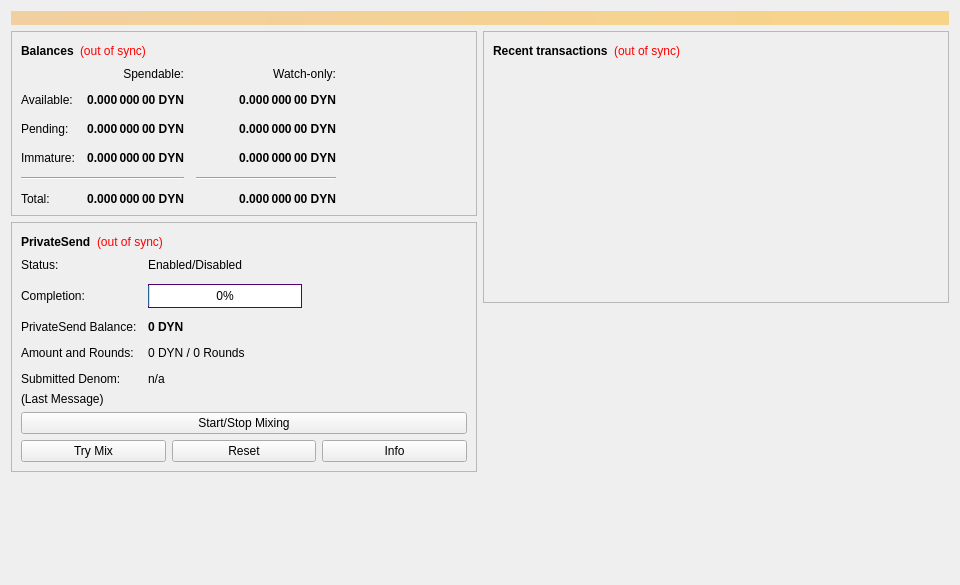
<?xml version="1.0" encoding="UTF-8"?>
<ui version="4.0">
 <class>OverviewPage</class>
 <widget class="QWidget" name="OverviewPage">
  <property name="geometry">
   <rect>
    <x>0</x>
    <y>0</y>
    <width>960</width>
    <height>585</height>
   </rect>
  </property>
  <property name="minimumSize">
   <size>
    <width>960</width>
    <height>0</height>
   </size>
  </property>
  <property name="windowTitle">
   <string>Form</string>
  </property>
  <layout class="QVBoxLayout" name="topLayout">
   <item>
    <widget class="QLabel" name="labelAlerts">
     <property name="visible">
      <bool>false</bool>
     </property>
     <property name="styleSheet">
      <string notr="true">background-color: qlineargradient(x1: 0, y1: 0, x2: 1, y2: 0, stop:0 #F0D0A0, stop:1 #F8D488); color:#000000;</string>
     </property>
     <property name="wordWrap">
      <bool>true</bool>
     </property>
     <property name="margin">
      <number>3</number>
     </property>
    </widget>
   </item>
   <item>
    <layout class="QHBoxLayout" name="horizontalLayout" stretch="1,1">
     <item>
      <layout class="QVBoxLayout" name="verticalLayout_2">
       <item>
        <widget class="QFrame" name="frame">
         <property name="frameShape">
          <enum>QFrame::StyledPanel</enum>
         </property>
         <property name="frameShadow">
          <enum>QFrame::Raised</enum>
         </property>
         <layout class="QVBoxLayout" name="verticalLayout_4">
          <item>
           <layout class="QHBoxLayout" name="horizontalLayout_4">
            <item>
             <widget class="QLabel" name="label_5">
              <property name="font">
               <font>
                <weight>75</weight>
                <bold>true</bold>
               </font>
              </property>
              <property name="text">
               <string>Balances</string>
              </property>
             </widget>
            </item>
            <item>
             <widget class="QLabel" name="labelWalletStatus">
              <property name="cursor">
               <cursorShape>WhatsThisCursor</cursorShape>
              </property>
              <property name="toolTip">
               <string>The displayed information may be out of date. Your wallet automatically synchronizes with the Dynamic network after a connection is established, but this process has not completed yet.</string>
              </property>
              <property name="styleSheet">
               <string notr="true">QLabel { color: red; }</string>
              </property>
              <property name="text">
               <string notr="true">(out of sync)</string>
              </property>
              <property name="alignment">
               <set>Qt::AlignLeading|Qt::AlignLeft|Qt::AlignVCenter</set>
              </property>
             </widget>
            </item>
            <item>
             <spacer name="horizontalSpacer_3">
              <property name="orientation">
               <enum>Qt::Horizontal</enum>
              </property>
              <property name="sizeHint" stdset="0">
               <size>
                <width>40</width>
                <height>20</height>
               </size>
              </property>
             </spacer>
            </item>
           </layout>
          </item>
          <item>
           <layout class="QGridLayout" name="gridLayout">
            <property name="spacing">
             <number>12</number>
            </property>
            <item row="2" column="2">
             <widget class="QLabel" name="labelWatchPending">
              <property name="font">
               <font>
                <weight>75</weight>
                <bold>true</bold>
               </font>
              </property>
              <property name="cursor">
               <cursorShape>IBeamCursor</cursorShape>
              </property>
              <property name="toolTip">
               <string>Unconfirmed transactions to watch-only addresses</string>
              </property>
              <property name="text">
               <string notr="true">0.000 000 00 DYN</string>
              </property>
              <property name="alignment">
               <set>Qt::AlignRight|Qt::AlignTrailing|Qt::AlignVCenter</set>
              </property>
              <property name="textInteractionFlags">
               <set>Qt::LinksAccessibleByMouse|Qt::TextSelectableByKeyboard|Qt::TextSelectableByMouse</set>
              </property>
             </widget>
            </item>
            <item row="2" column="1">
             <widget class="QLabel" name="labelUnconfirmed">
              <property name="font">
               <font>
                <weight>75</weight>
                <bold>true</bold>
               </font>
              </property>
              <property name="cursor">
               <cursorShape>IBeamCursor</cursorShape>
              </property>
              <property name="toolTip">
               <string>Total of transactions that have yet to be confirmed, and do not yet count toward the spendable balance</string>
              </property>
              <property name="text">
               <string notr="true">0.000 000 00 DYN</string>
              </property>
              <property name="alignment">
               <set>Qt::AlignRight|Qt::AlignTrailing|Qt::AlignVCenter</set>
              </property>
              <property name="textInteractionFlags">
               <set>Qt::LinksAccessibleByMouse|Qt::TextSelectableByKeyboard|Qt::TextSelectableByMouse</set>
              </property>
             </widget>
            </item>
            <item row="3" column="2">
             <widget class="QLabel" name="labelWatchImmature">
              <property name="font">
               <font>
                <weight>75</weight>
                <bold>true</bold>
               </font>
              </property>
              <property name="cursor">
               <cursorShape>IBeamCursor</cursorShape>
              </property>
              <property name="toolTip">
               <string>Mined balance in watch-only addresses that has not yet matured</string>
              </property>
              <property name="text">
               <string notr="true">0.000 000 00 DYN</string>
              </property>
              <property name="alignment">
               <set>Qt::AlignRight|Qt::AlignTrailing|Qt::AlignVCenter</set>
              </property>
              <property name="textInteractionFlags">
               <set>Qt::LinksAccessibleByMouse|Qt::TextSelectableByKeyboard|Qt::TextSelectableByMouse</set>
              </property>
             </widget>
            </item>
            <item row="4" column="0" colspan="2">
             <widget class="Line" name="lineSpendableBalance">
              <property name="orientation">
               <enum>Qt::Horizontal</enum>
              </property>
             </widget>
            </item>
            <item row="4" column="2">
             <widget class="Line" name="lineWatchBalance">
              <property name="sizePolicy">
               <sizepolicy hsizetype="Preferred" vsizetype="Fixed">
                <horstretch>0</horstretch>
                <verstretch>0</verstretch>
               </sizepolicy>
              </property>
              <property name="minimumSize">
               <size>
                <width>140</width>
                <height>0</height>
               </size>
              </property>
              <property name="orientation">
               <enum>Qt::Horizontal</enum>
              </property>
             </widget>
            </item>
            <item row="5" column="0">
             <widget class="QLabel" name="labelTotalText">
              <property name="text">
               <string>Total:</string>
              </property>
             </widget>
            </item>
            <item row="3" column="1">
             <widget class="QLabel" name="labelImmature">
              <property name="font">
               <font>
                <weight>75</weight>
                <bold>true</bold>
               </font>
              </property>
              <property name="cursor">
               <cursorShape>IBeamCursor</cursorShape>
              </property>
              <property name="toolTip">
               <string>Mined balance that has not yet matured</string>
              </property>
              <property name="text">
               <string notr="true">0.000 000 00 DYN</string>
              </property>
              <property name="alignment">
               <set>Qt::AlignRight|Qt::AlignTrailing|Qt::AlignVCenter</set>
              </property>
              <property name="textInteractionFlags">
               <set>Qt::LinksAccessibleByMouse|Qt::TextSelectableByKeyboard|Qt::TextSelectableByMouse</set>
              </property>
             </widget>
            </item>
            <item row="2" column="3">
             <spacer name="horizontalSpacer_2">
              <property name="orientation">
               <enum>Qt::Horizontal</enum>
              </property>
              <property name="sizeHint" stdset="0">
               <size>
                <width>40</width>
                <height>20</height>
               </size>
              </property>
             </spacer>
            </item>
            <item row="3" column="0">
             <widget class="QLabel" name="labelImmatureText">
              <property name="text">
               <string>Immature:</string>
              </property>
             </widget>
            </item>
            <item row="5" column="1">
             <widget class="QLabel" name="labelTotal">
              <property name="font">
               <font>
                <weight>75</weight>
                <bold>true</bold>
               </font>
              </property>
              <property name="cursor">
               <cursorShape>IBeamCursor</cursorShape>
              </property>
              <property name="toolTip">
               <string>Your current total balance</string>
              </property>
              <property name="text">
               <string notr="true">0.000 000 00 DYN</string>
              </property>
              <property name="alignment">
               <set>Qt::AlignRight|Qt::AlignTrailing|Qt::AlignVCenter</set>
              </property>
              <property name="textInteractionFlags">
               <set>Qt::LinksAccessibleByMouse|Qt::TextSelectableByKeyboard|Qt::TextSelectableByMouse</set>
              </property>
             </widget>
            </item>
            <item row="5" column="2">
             <widget class="QLabel" name="labelWatchTotal">
              <property name="font">
               <font>
                <weight>75</weight>
                <bold>true</bold>
               </font>
              </property>
              <property name="cursor">
               <cursorShape>IBeamCursor</cursorShape>
              </property>
              <property name="toolTip">
               <string>Current total balance in watch-only addresses</string>
              </property>
              <property name="text">
               <string notr="true">0.000 000 00 DYN</string>
              </property>
              <property name="alignment">
               <set>Qt::AlignRight|Qt::AlignTrailing|Qt::AlignVCenter</set>
              </property>
              <property name="textInteractionFlags">
               <set>Qt::LinksAccessibleByMouse|Qt::TextSelectableByKeyboard|Qt::TextSelectableByMouse</set>
              </property>
             </widget>
            </item>
            <item row="0" column="2">
             <widget class="QLabel" name="labelWatchonly">
              <property name="text">
               <string>Watch-only:</string>
              </property>
              <property name="alignment">
               <set>Qt::AlignRight|Qt::AlignTrailing|Qt::AlignVCenter</set>
              </property>
             </widget>
            </item>
            <item row="1" column="0">
             <widget class="QLabel" name="labelBalanceText">
              <property name="text">
               <string>Available:</string>
              </property>
             </widget>
            </item>
            <item row="1" column="1">
             <widget class="QLabel" name="labelBalance">
              <property name="font">
               <font>
                <weight>75</weight>
                <bold>true</bold>
               </font>
              </property>
              <property name="cursor">
               <cursorShape>IBeamCursor</cursorShape>
              </property>
              <property name="toolTip">
               <string>Your current spendable balance</string>
              </property>
              <property name="text">
               <string notr="true">0.000 000 00 DYN</string>
              </property>
              <property name="alignment">
               <set>Qt::AlignRight|Qt::AlignTrailing|Qt::AlignVCenter</set>
              </property>
              <property name="textInteractionFlags">
               <set>Qt::LinksAccessibleByMouse|Qt::TextSelectableByKeyboard|Qt::TextSelectableByMouse</set>
              </property>
             </widget>
            </item>
            <item row="1" column="2">
             <widget class="QLabel" name="labelWatchAvailable">
              <property name="font">
               <font>
                <weight>75</weight>
                <bold>true</bold>
               </font>
              </property>
              <property name="cursor">
               <cursorShape>IBeamCursor</cursorShape>
              </property>
              <property name="toolTip">
               <string>Your current balance in watch-only addresses</string>
              </property>
              <property name="text">
               <string notr="true">0.000 000 00 DYN</string>
              </property>
              <property name="alignment">
               <set>Qt::AlignRight|Qt::AlignTrailing|Qt::AlignVCenter</set>
              </property>
              <property name="textInteractionFlags">
               <set>Qt::LinksAccessibleByMouse|Qt::TextSelectableByKeyboard|Qt::TextSelectableByMouse</set>
              </property>
             </widget>
            </item>
            <item row="2" column="0">
             <widget class="QLabel" name="labelPendingText">
              <property name="text">
               <string>Pending:</string>
              </property>
             </widget>
            </item>
            <item row="0" column="1">
             <widget class="QLabel" name="labelSpendable">
              <property name="text">
               <string>Spendable:</string>
              </property>
              <property name="alignment">
               <set>Qt::AlignRight|Qt::AlignTrailing|Qt::AlignVCenter</set>
              </property>
             </widget>
            </item>
           </layout>
          </item>
         </layout>
        </widget>
       </item>
       <item>
        <widget class="QFrame" name="framePrivateSend">
         <property name="layoutDirection">
          <enum>Qt::LeftToRight</enum>
         </property>
         <property name="frameShape">
          <enum>QFrame::StyledPanel</enum>
         </property>
         <property name="frameShadow">
          <enum>QFrame::Raised</enum>
         </property>
         <layout class="QVBoxLayout" name="VerticalLayout_PS1">
          <item>
           <layout class="QHBoxLayout" name="horizontalLayout_5">
            <item>
             <widget class="QLabel" name="labelPrivateSendHeader">
              <property name="font">
               <font>
                <weight>75</weight>
                <bold>true</bold>
               </font>
              </property>
              <property name="text">
               <string>PrivateSend</string>
              </property>
             </widget>
            </item>
            <item>
             <widget class="QLabel" name="labelPrivateSendSyncStatus">
              <property name="toolTip">
               <string>The displayed information may be out of date. Your wallet automatically synchronizes with the Dynamic network after a connection is established, but this process has not completed yet.</string>
              </property>
              <property name="styleSheet">
               <string notr="true">QLabel { color: red; }</string>
              </property>
              <property name="text">
               <string notr="true">(out of sync)</string>
              </property>
              <property name="alignment">
               <set>Qt::AlignLeading|Qt::AlignLeft|Qt::AlignVCenter</set>
              </property>
             </widget>
            </item>
            <item>
             <spacer name="horizontalSpacer_4">
              <property name="orientation">
               <enum>Qt::Horizontal</enum>
              </property>
              <property name="sizeHint" stdset="0">
               <size>
                <width>40</width>
                <height>20</height>
               </size>
              </property>
             </spacer>
            </item>
           </layout>
          </item>
          <item>
           <layout class="QFormLayout" name="privateSendFormLayout">
            <property name="fieldGrowthPolicy">
             <enum>QFormLayout::AllNonFixedFieldsGrow</enum>
            </property>
            <property name="horizontalSpacing">
             <number>11</number>
            </property>
            <property name="verticalSpacing">
             <number>12</number>
            </property>
            <item row="0" column="1">
             <widget class="QLabel" name="labelPrivateSendEnabled">
              <property name="text">
               <string>Enabled/Disabled</string>
              </property>
             </widget>
            </item>
            <item row="1" column="0">
             <widget class="QLabel" name="labelCompletitionText">
              <property name="text">
               <string>Completion:</string>
              </property>
             </widget>
            </item>
            <item row="1" column="1">
             <widget class="QProgressBar" name="privateSendProgress">
              <property name="maximumSize">
               <size>
                <width>154</width>
                <height>16777215</height>
               </size>
              </property>
              <property name="styleSheet">
               <string notr="true">border-width:1px;
border-color:rgb(82,0,114);
border-style:solid;</string>
              </property>
              <property name="value">
               <number>0</number>
              </property>
              <property name="alignment">
               <set>Qt::AlignCenter</set>
              </property>
             </widget>
            </item>
            <item row="2" column="0">
             <widget class="QLabel" name="labelAnonymizedText">
              <property name="text">
               <string>PrivateSend Balance:</string>
              </property>
             </widget>
            </item>
            <item row="2" column="1">
             <widget class="QLabel" name="labelAnonymized">
              <property name="font">
               <font>
                <weight>75</weight>
                <bold>true</bold>
               </font>
              </property>
              <property name="text">
               <string notr="true">0 DYN</string>
              </property>
             </widget>
            </item>
            <item row="3" column="0">
             <widget class="QLabel" name="labelAmountAndRoundsText">
              <property name="text">
               <string>Amount and Rounds:</string>
              </property>
             </widget>
            </item>
            <item row="3" column="1">
             <widget class="QLabel" name="labelAmountRounds">
              <property name="text">
               <string>0 DYN / 0 Rounds</string>
              </property>
             </widget>
            </item>
            <item row="4" column="0">
             <widget class="QLabel" name="labelSubmittedDenomText">
              <property name="text">
               <string>Submitted Denom:</string>
              </property>
              <property name="wordWrap">
               <bool>false</bool>
              </property>
             </widget>
            </item>
            <item row="4" column="1">
             <widget class="QLabel" name="labelSubmittedDenom">
              <property name="toolTip">
               <string>The denominations you submitted to the Dynode.&lt;br&gt;To mix, other users must submit the exact same denominations.</string>
              </property>
              <property name="text">
               <string>n/a</string>
              </property>
             </widget>
            </item>
            <item row="0" column="0">
             <widget class="QLabel" name="labelPrivateSendEnabledText">
              <property name="text">
               <string>Status:</string>
              </property>
              <property name="alignment">
               <set>Qt::AlignLeading|Qt::AlignLeft|Qt::AlignVCenter</set>
              </property>
             </widget>
            </item>
           </layout>
          </item>
          <item>
           <layout class="QVBoxLayout" name="VerticalLayout_PS">
            <item>
             <widget class="QLabel" name="labelPrivateSendLastMessage">
              <property name="text">
               <string>(Last Message)</string>
              </property>
              <property name="alignment">
               <set>Qt::AlignLeading|Qt::AlignLeft|Qt::AlignTop</set>
              </property>
              <property name="wordWrap">
               <bool>true</bool>
              </property>
             </widget>
            </item>
            <item>
             <widget class="QPushButton" name="togglePrivateSend">
              <property name="sizePolicy">
               <sizepolicy hsizetype="MinimumExpanding" vsizetype="Fixed">
                <horstretch>0</horstretch>
                <verstretch>0</verstretch>
               </sizepolicy>
              </property>
              <property name="text">
               <string>Start/Stop Mixing</string>
              </property>
             </widget>
            </item>
            <item>
             <layout class="QHBoxLayout" name="horizontalLayout_debugbuttons">
              <item>
               <widget class="QPushButton" name="privateSendAuto">
                <property name="sizePolicy">
                 <sizepolicy hsizetype="MinimumExpanding" vsizetype="Fixed">
                  <horstretch>0</horstretch>
                  <verstretch>0</verstretch>
                 </sizepolicy>
                </property>
                <property name="toolTip">
                 <string>Try to manually submit a PrivateSend request.</string>
                </property>
                <property name="text">
                 <string>Try Mix</string>
                </property>
               </widget>
              </item>
              <item>
               <widget class="QPushButton" name="privateSendReset">
                <property name="sizePolicy">
                 <sizepolicy hsizetype="MinimumExpanding" vsizetype="Fixed">
                  <horstretch>0</horstretch>
                  <verstretch>0</verstretch>
                 </sizepolicy>
                </property>
                <property name="toolTip">
                 <string>Reset the current status of PrivateSend (can interrupt PrivateSend if it's in the process of Mixing, which can cost you money!)</string>
                </property>
                <property name="autoFillBackground">
                 <bool>false</bool>
                </property>
                <property name="text">
                 <string>Reset</string>
                </property>
               </widget>
              </item>
              <item>
               <widget class="QPushButton" name="privateSendInfo">
                <property name="sizePolicy">
                 <sizepolicy hsizetype="MinimumExpanding" vsizetype="Fixed">
                  <horstretch>0</horstretch>
                  <verstretch>0</verstretch>
                 </sizepolicy>
                </property>
                <property name="toolTip">
                 <string>Information about PrivateSend and Mixing</string>
                </property>
                <property name="text">
                 <string>Info</string>
                </property>
               </widget>
              </item>
             </layout>
            </item>
           </layout>
          </item>
         </layout>
        </widget>
       </item>
       <item>
        <spacer name="verticalSpacer">
         <property name="orientation">
          <enum>Qt::Vertical</enum>
         </property>
         <property name="sizeHint" stdset="0">
          <size>
           <width>20</width>
           <height>40</height>
          </size>
         </property>
        </spacer>
       </item>
      </layout>
     </item>
     <item>
      <layout class="QVBoxLayout" name="verticalLayout_3">
       <item>
        <widget class="QFrame" name="frame_2">
         <property name="frameShape">
          <enum>QFrame::StyledPanel</enum>
         </property>
         <property name="frameShadow">
          <enum>QFrame::Raised</enum>
         </property>
         <layout class="QVBoxLayout" name="verticalLayout">
          <item>
           <layout class="QHBoxLayout" name="horizontalLayout_2">
            <item>
             <widget class="QLabel" name="label_4">
              <property name="font">
               <font>
                <weight>75</weight>
                <bold>true</bold>
               </font>
              </property>
              <property name="text">
               <string>Recent transactions</string>
              </property>
             </widget>
            </item>
            <item>
             <widget class="QLabel" name="labelTransactionsStatus">
              <property name="cursor">
               <cursorShape>WhatsThisCursor</cursorShape>
              </property>
              <property name="toolTip">
               <string>The displayed information may be out of date. Your wallet automatically synchronizes with the Dynamic network after a connection is established, but this process has not completed yet.</string>
              </property>
              <property name="styleSheet">
               <string notr="true">QLabel { color: red; }</string>
              </property>
              <property name="text">
               <string notr="true">(out of sync)</string>
              </property>
              <property name="alignment">
               <set>Qt::AlignRight|Qt::AlignTrailing|Qt::AlignVCenter</set>
              </property>
             </widget>
            </item>
            <item>
             <spacer name="horizontalSpacer">
              <property name="orientation">
               <enum>Qt::Horizontal</enum>
              </property>
              <property name="sizeHint" stdset="0">
               <size>
                <width>40</width>
                <height>20</height>
               </size>
              </property>
             </spacer>
            </item>
           </layout>
          </item>
          <item>
           <widget class="QListView" name="listTransactions">
            <property name="styleSheet">
             <string notr="true">QListView { background: transparent; }</string>
            </property>
            <property name="frameShape">
             <enum>QFrame::NoFrame</enum>
            </property>
            <property name="verticalScrollBarPolicy">
             <enum>Qt::ScrollBarAlwaysOff</enum>
            </property>
            <property name="horizontalScrollBarPolicy">
             <enum>Qt::ScrollBarAlwaysOff</enum>
            </property>
            <property name="selectionMode">
             <enum>QAbstractItemView::NoSelection</enum>
            </property>
           </widget>
          </item>
         </layout>
        </widget>
       </item>
       <item>
        <spacer name="verticalSpacer_2">
         <property name="orientation">
          <enum>Qt::Vertical</enum>
         </property>
         <property name="sizeHint" stdset="0">
          <size>
           <width>20</width>
           <height>40</height>
          </size>
         </property>
        </spacer>
       </item>
      </layout>
     </item>
    </layout>
   </item>
  </layout>
 </widget>
 <resources/>
 <connections/>
</ui>
